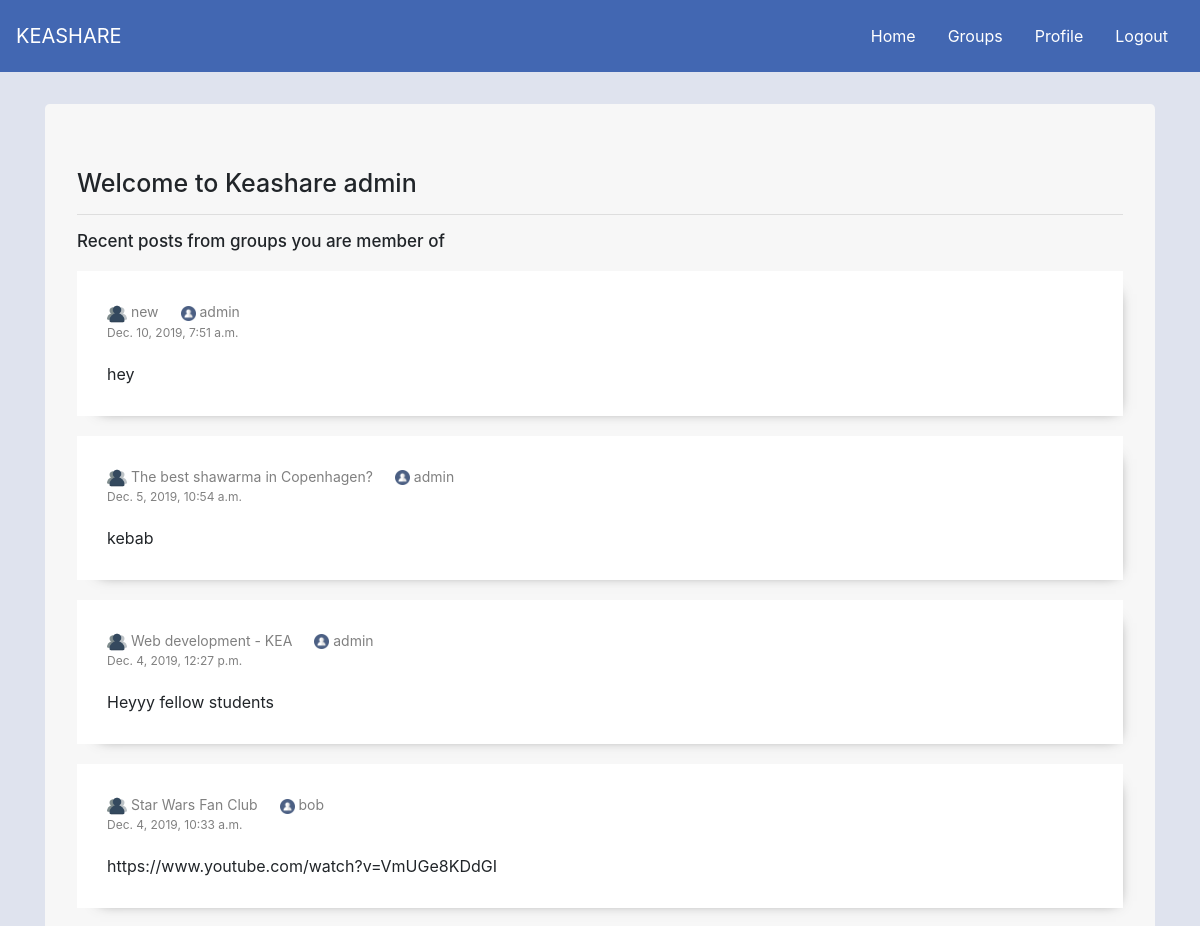
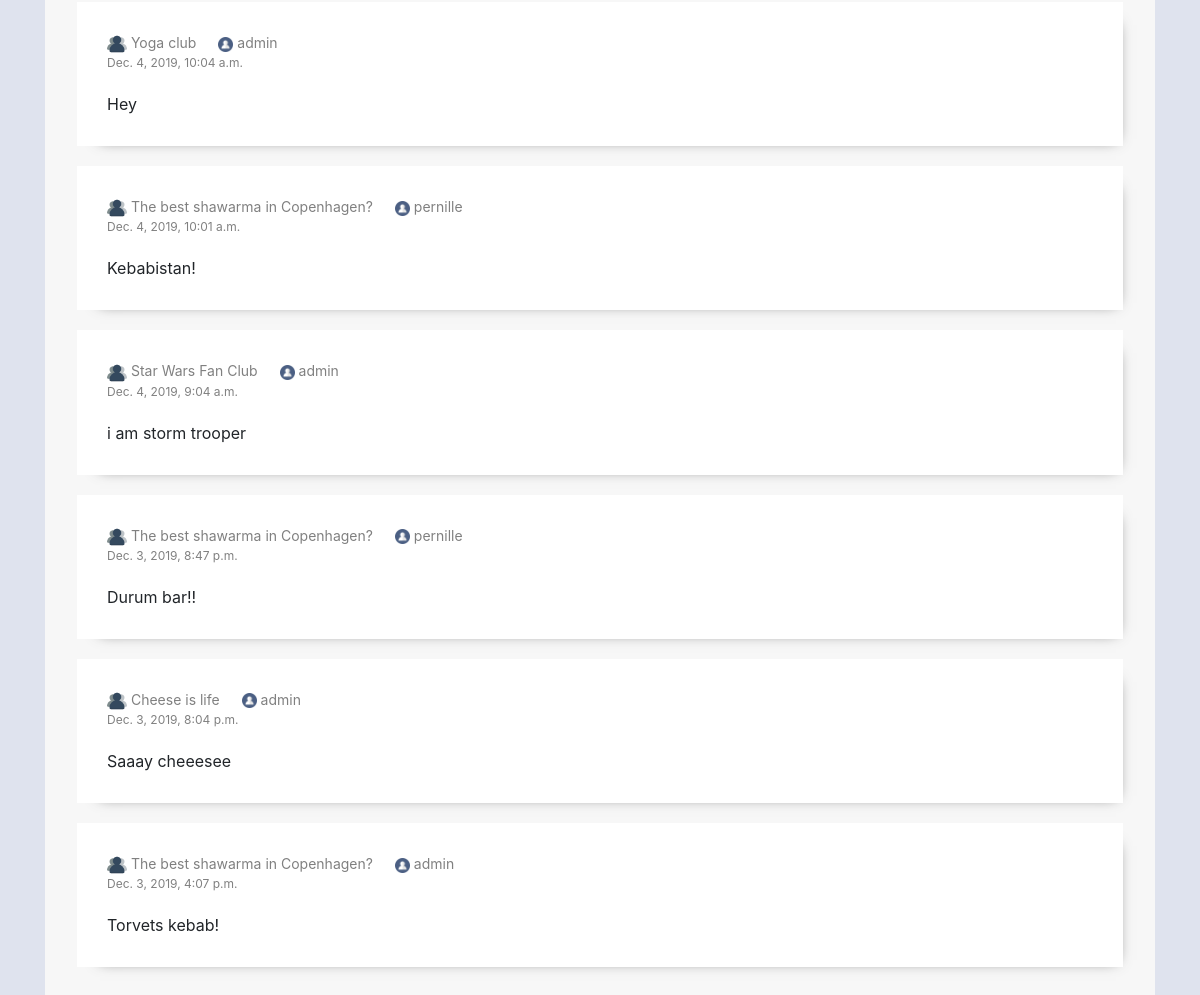
The app's page /keashare/ (signed in), older data (2 pictures, top to bottom).
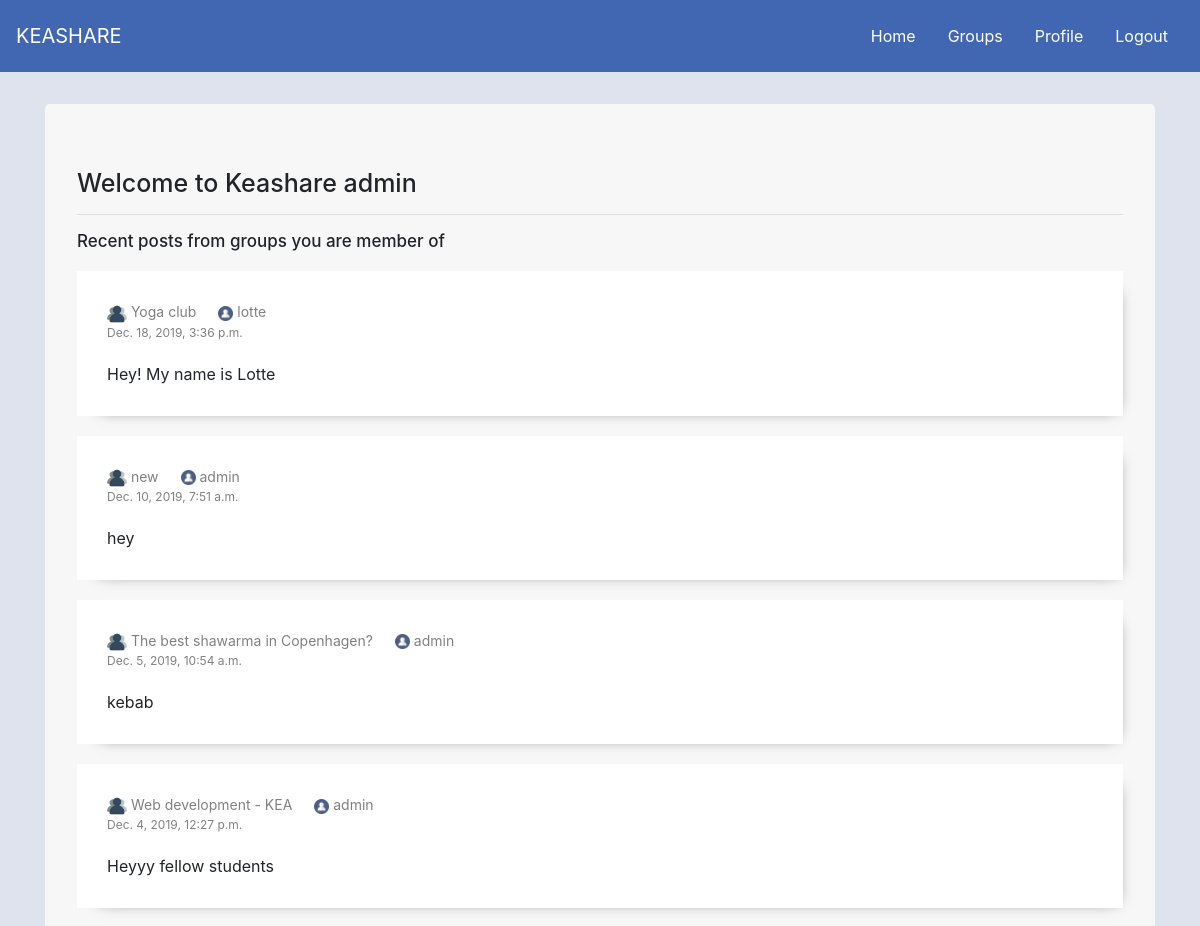
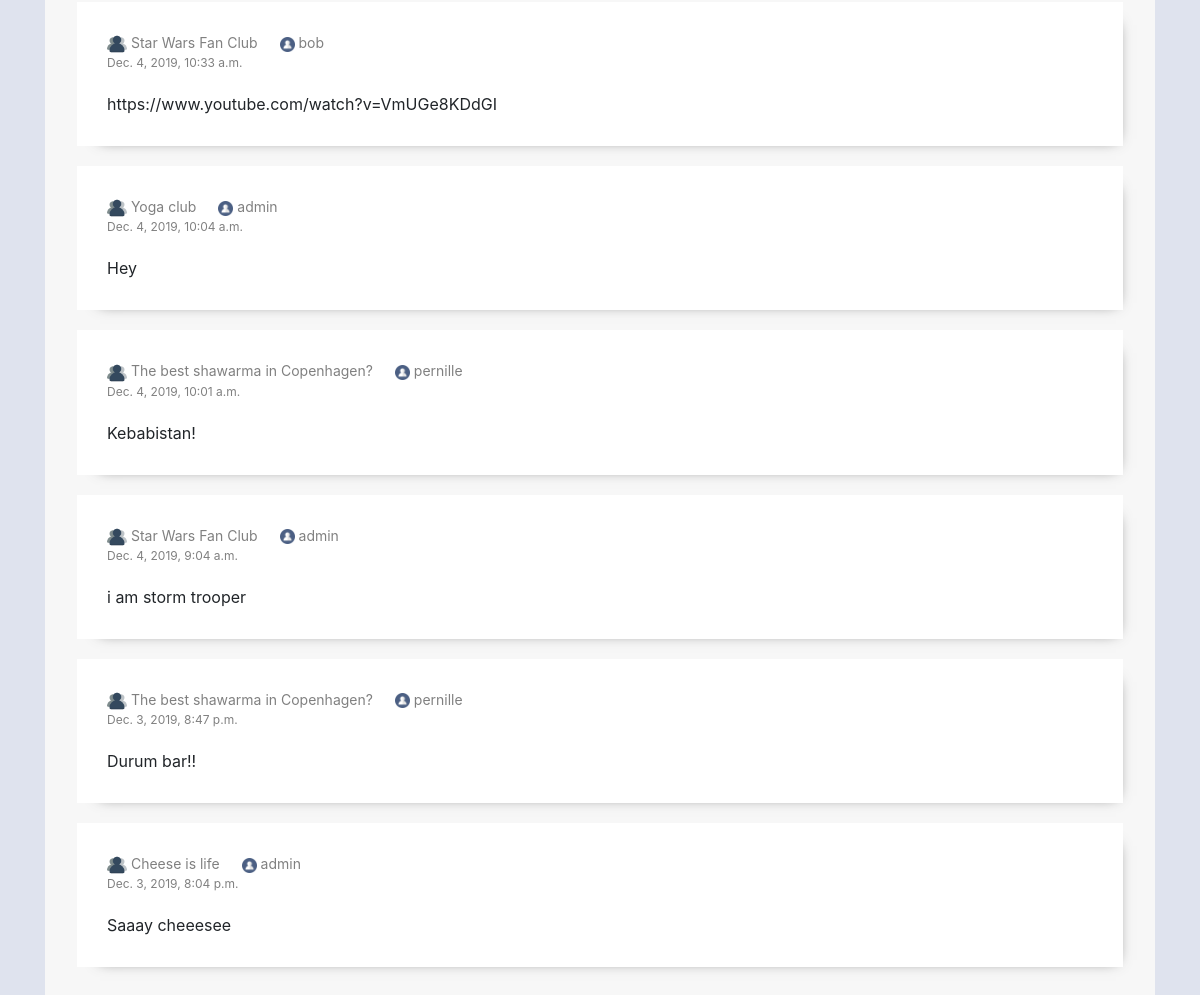
The same page, newer data (2 pictures, top to bottom).
### keashareapp/models.py (models this page shows, shortened)
class Post(models.Model):
    user = models.ForeignKey(User, on_delete=models.CASCADE)
    created = models.DateTimeField(auto_now_add=True)
    group = models.ForeignKey(AppGroup, on_delete=models.CASCADE)
    last_updated = models.DateTimeField(auto_now=True)
    text = models.TextField()

class AppGroup(models.Model):
    owner = models.ForeignKey(User, on_delete=models.CASCADE, related_name='owners')
    users = models.ManyToManyField(User) # members
    name = models.CharField(max_length=200)
    description = models.TextField()

### keashareapp/views.py (the view)
# urls.py: path('', views.index, name='index'),
def index(request):
    user = request.user
    if request.method == 'GET':
        user_groups = models.AppGroup.objects.filter(users__username__contains=user.username)
        posts = models.Post.objects.filter(group__in=user_groups).order_by('-created')[:10] # show correct posts, order-by, limit
        context = {
            'user': user,
            'posts': posts,
            'user_groups': user_groups
        }
        return render(request, 'keashareapp/index.html', context=context)

### keashareapp/templates/keashareapp/index.html (shortened to what this page needs)
{% extends 'base.html' %}
{% load static %}
{% block body %}
<div class="container">
    <div class="jumbotron">
        <h1>Welcome to Keashare {{ user.username }}</h1>
        <hr>
        <h4>Recent posts from groups you are member of</h4>
        {% for post in posts %}
        <div class="post">
            <div class="group-post-by">
                <img class="groups-icon" src="{% static 'groups-icon.png' %}">
                {{ post.group.name }}
                <img class="user-icon" src="{% static 'user-icon.png' %}">
                {{ post.user }}
            </div>
            <div class="group-post-created">{{ post.created }}</div>
            <div class="group-post-text">{{ post.text }}</div>
        </div>
        {% endfor %}
    </div>
</div>
{% endblock %}

Row changes from the older to the newer data that the page shows:
no longer on this page (row unchanged): Post: group.name "The best shawarma in Copenhagen?", user "admin", created "Dec. 3, 2019, 4:07 p.m.", text "Torvets kebab!"
added Post: group.name "Yoga club", user "lotte", created "Dec. 18, 2019, 3:36 p.m.", text "Hey! My name is Lotte"
